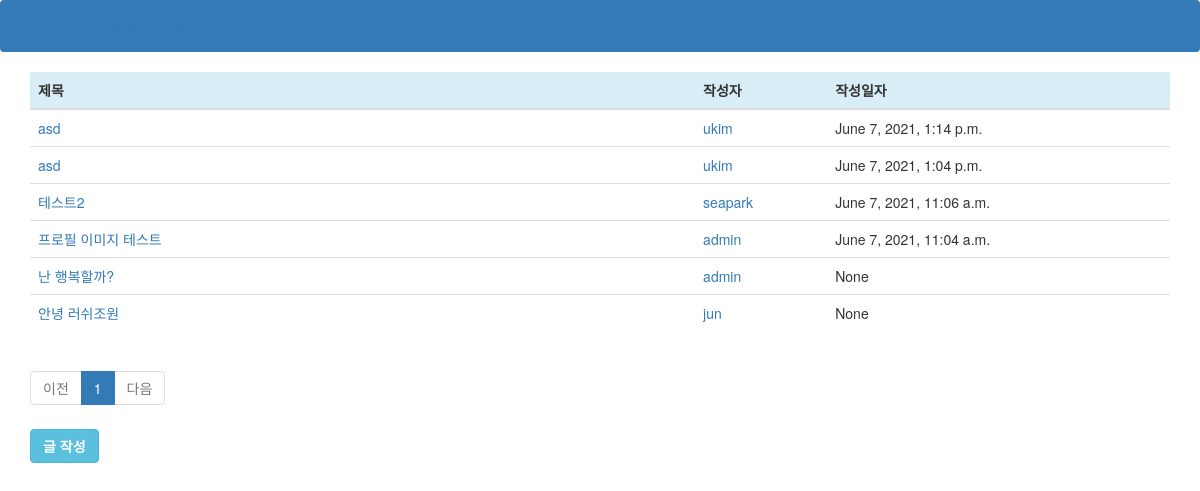
Page /home/ on the earlier database version.
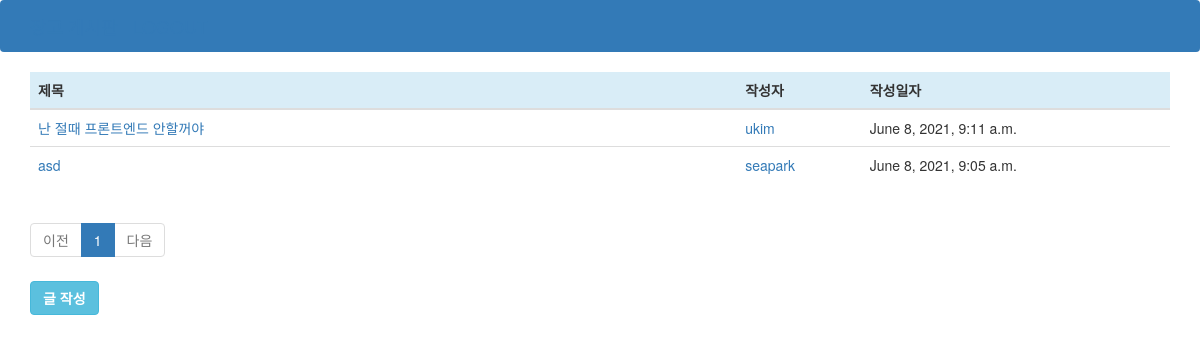
Same page on the later database version.
### intranet/models.py (models this page shows, shortened)
class Topic(models.Model):
    objects = models.Manager()
    message = models.TextField(max_length=5000,null=True)
    subject = models.CharField(max_length=255)
    last_updated =  models.DateTimeField(auto_now_add=True, null=True)
    writter = models.ForeignKey(User, related_name='topics',on_delete=models.CASCADE, null=True)
    class Meta:
        ordering = ["-last_updated"]

### intranet/views/home.py (the view)
# urls.py: 2. Add a URL to urlpatterns:  path('', Home.as_view(), name='home')
class Home(View):
    template_name = 'intra/home.html'
    def get(self, request):
        page = request.GET.get('page', '1')
        topics = Topic.objects.all()
        paginator = Paginator(topics, 10)
        page_obj = paginator.get_page(page)
        context = {'topics': page_obj}
        return render(request, self.template_name, context)

### intranet/templates/intra/home.html
{% extends  'intra/base.html' %}
{% if topics %}
{% block content %}
<table class="table">
    <thead class="bg-info">
        <tr>
            <th>제목</th>
            <th></th>
            <th></th>
            <th></th>
            <th></th>
            <th></th>
            <th></th>
            <th></th>
            <th></th>
            <th></th>
            <th></th>
            <th></th>
            <th></th>
            <th>작성자</th>
            <th>작성일자</th>
        </tr>
    </thead>
    <tbody>
        {% for topic in topics %}
        <tr>
            <td>
                <a href="{% url 'intranet:forum_detail' topic.id %}">{{topic.subject }}</a>
            </td>
            <td></td>
            <td></td>
            <td></td>
            <td></td>
            <td></td>
            <td></td>
            <td></td>
            <td></td>
            <td></td>
            <td></td>
            <td></td>
            <td></td>
            <td>
                <a href="{% url 'intranet:profile' topic.id %}">{{topic.writter.username }}</a>
            </td>
            <td>{{topic.last_updated}}</td>
        </tr>
        {% endfor %}
    </tbody>
</table>
<nav>
<ul class="pagination justify-content-center">
    {% if topics.has_previous %}
        <li class="page-item">
            <a class="page-link" href="?page={{ topics.previous_page_number }}">이전</a>
        </li>
    {% else %}
        <li class="page-item disabled">
            <a class="page-link" tabindex="-1" aria-disabled="true" href="#">이전</a>
        </li>
    {% endif %}
    {% for page_number in topics.paginator.page_range %}
        {% if page_number == topics.number %}
            <li class="page-item active" aria-current="page">
                <a class="page-link" href="?page={{ page_number }}">{{ page_number }}</a>
            </li>
        {% else %}
            <li class="page-item">
                <a class="page-link" href="?page={{ page_number }}">{{ page_number }}</a>
            </li>
        {% endif %}
    {% endfor %}
    {% if topics.has_next %}
        <li class="page-item">
            <a class="page-link" href="?page={{ topics.next_page_number }}">다음</a>
        </li>
    {% else %}
        <li class="page-item disabled">
            <a class="page-link" tabindex="-1" aria-disabled="true" href="#">다음</a>
        </li>
    {% endif %}
</ul>
<div class="mb-4">
    <a href="new" class="btn btn-info"><b>글 작성</b></a>
</div>
{% endblock %}
{% endif %}

### intranet/templates/intra/base.html (shortened to what this page needs)
{% load static %} {% load bootstrap3 %}
<!DOCTYPE html>
<html lang="en">
<head>
    {% bootstrap_css %} {% bootstrap_javascript %}
</head>
<body>
    <nav class="navbar navbar-expand-lg navbar-dark bg-primary">
    <div class="container">
        <a class ="navbar-brand" href="\">장고 게시판</a>
        <a class ="navbar-brand" href="/logout"> LOGOUT </a>
    </div>
    </nav>
    <div class="container">
        {% block content %}
        {% endblock %}
    </div>
 </body>
</html>

Differences in the rows shown:
removed Topic: subject "asd", writter.username "ukim", last_updated "June 7, 2021, 1:14 p.m."
removed Topic: subject "asd", writter.username "ukim", last_updated "June 7, 2021, 1:04 p.m."
removed Topic: subject "테스트2", writter.username "seapark", last_updated "June 7, 2021, 11:06 a.m."
removed Topic: subject "프로필 이미지 테스트", writter.username "admin", last_updated "June 7, 2021, 11:04 a.m."
removed Topic: subject "난 행복할까?", writter.username "admin", last_updated "None"
removed Topic: subject "안녕 러쉬조원", writter.username "jun", last_updated "None"
added Topic: subject "난 절때 프론트엔드 안할꺼야", writter.username "ukim", last_updated "June 8, 2021, 9:11 a.m."
added Topic: subject "asd", writter.username "seapark", last_updated "June 8, 2021, 9:05 a.m."
